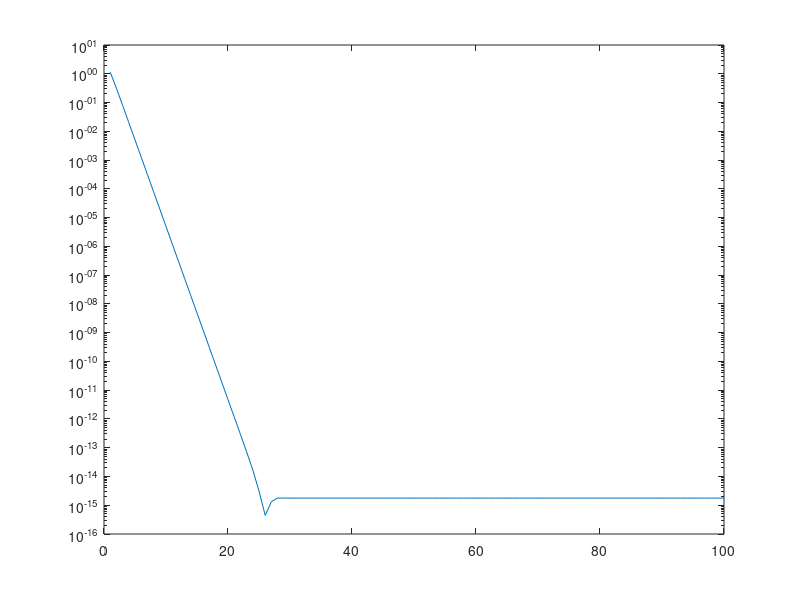

The MATLAB script that drew this image:

N = 100

#y = 2;
Y = zeros(N,1);
Y(1) = 2;

E = zeros(N,1);

for i = 1:N
  p1 = (Y(i)/(2^i))^2;
  p2 = sqrt(1 - p1);
  p3 = p1/(1+ p2);

  Y(i+1) = (2^i) * sqrt(2*p3);
  E(i) = abs(pi - Y(i));

end


#semilogy(E,1:N)
semilogy(1:N, E), hold on
#semilogy(1:N, pi* ones(N,1))

